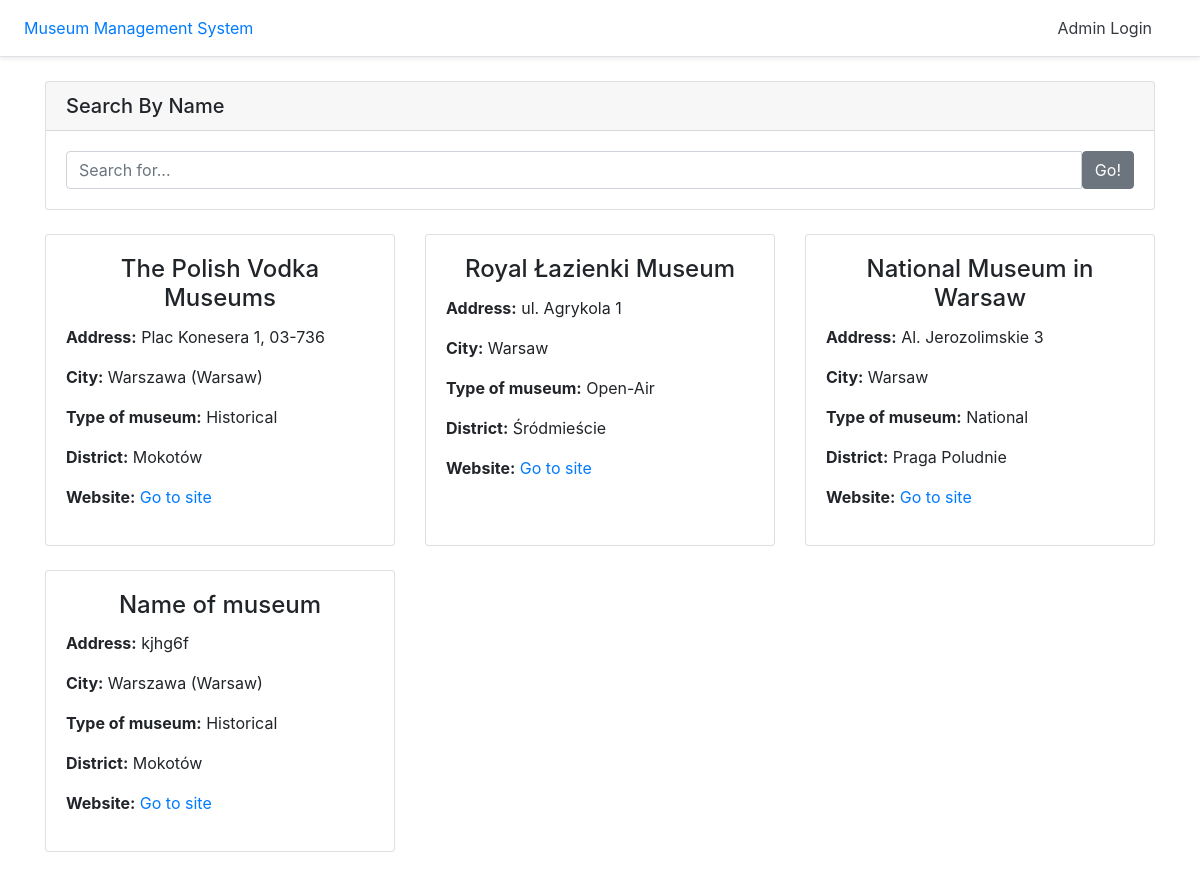
The page / on the database its author committed.
### tables this page shows
CREATE TABLE `museum` (
  `id` int(11) NOT NULL,
  `M_Name` varchar(250) NOT NULL,
  `City` varchar(250) NOT NULL,
  `Address` varchar(250) NOT NULL,
  `Type` varchar(100) NOT NULL,
  `District` varchar(100) NOT NULL,
  `Site` varchar(250) NOT NULL
);

### index.php (the view, shortened to what this page needs)
<?php
include('admin/config.php');
?>
<!DOCTYPE html>
<html lang="en">
<head>
    <link rel="stylesheet" type="text/css" href="https://stackpath.bootstrapcdn.com/bootstrap/4.5.2/css/bootstrap.min.css">
</head>
<body>
<div class="d-flex flex-column flex-md-row align-items-center p-3 px-md-4 mb-3 bg-white border-bottom shadow-sm">
  <a class="my-0 mr-md-auto font-weight-normal" href="index.php">Museum Management System</a>
    <nav class="my-2 my-md-0 mr-md-3">
      <a class="p-2 text-dark" href="admin/index.php">Admin Login</a>
    </nav>
</div>
  <div class="container">
<form name="search" method="post" action="searchdata.php">
       <div class="card my-4">
          <h5 class="card-header">Search By Name </h5>
          <div class="card-body">
            <div class="input-group">
              <input type="text" class="form-control" name="searchdata" placeholder="Search for..." required="true">
              <span class="input-group-btn">
                <button class="btn btn-secondary" type="submit">Go!</button>
              </span>
            </div>
          </div>
        </div>
</form>
<div class="row text-left">
<?php
$ret=mysqli_query($link,"select * from museum");
$num=mysqli_num_rows($ret);
if($num>0){
while ($row=mysqli_fetch_array($ret)) {
?>
      <div class="col-lg-4 col-md-6 mb-4">
        <div class="card h-100">
          <div class="card-body">
            <h4 class="card-title" align="center"><?php  echo $row['M_Name'];?></h4>
               <p class="card-text"><b>Address:</b> <?php  echo $row['Address'];?></p>
                 <p class="card-text"><b>City:</b> <?php  echo $row['City'];?></p>
                  <p class="card-text"><b>Type of museum:</b> <?php  echo $row['Type'];?></p>
                    <p class="card-text"><b>District:</b> <?php  echo $row['District'];?></p>
                      <p><b>Website:</b><a href="  "></a> <?php  echo '<a href="' .  $row['Site'] . '">Go to site </a>';?></p>
          </div>
        </div>
      </div>
    <?php } }?>
    </div>
  </div>
</body>
</html>

### rows shown on the page
museum: M_Name "The Polish Vodka Museums", Address "Plac Konesera 1, 03-736", City "Warszawa (Warsaw)", Type "Historical", District "Mokotów"
museum: M_Name "Royal Łazienki Museum", Address "ul. Agrykola 1", City "Warsaw", Type "Open-Air", District "Śródmieście"
museum: M_Name "National Museum in Warsaw", Address "Al. Jerozolimskie 3", City "Warsaw", Type "National", District "Praga Poludnie"
museum: M_Name "Name of museum", Address "kjhg6f", City "Warszawa (Warsaw)", Type "Historical", District "Mokotów"
